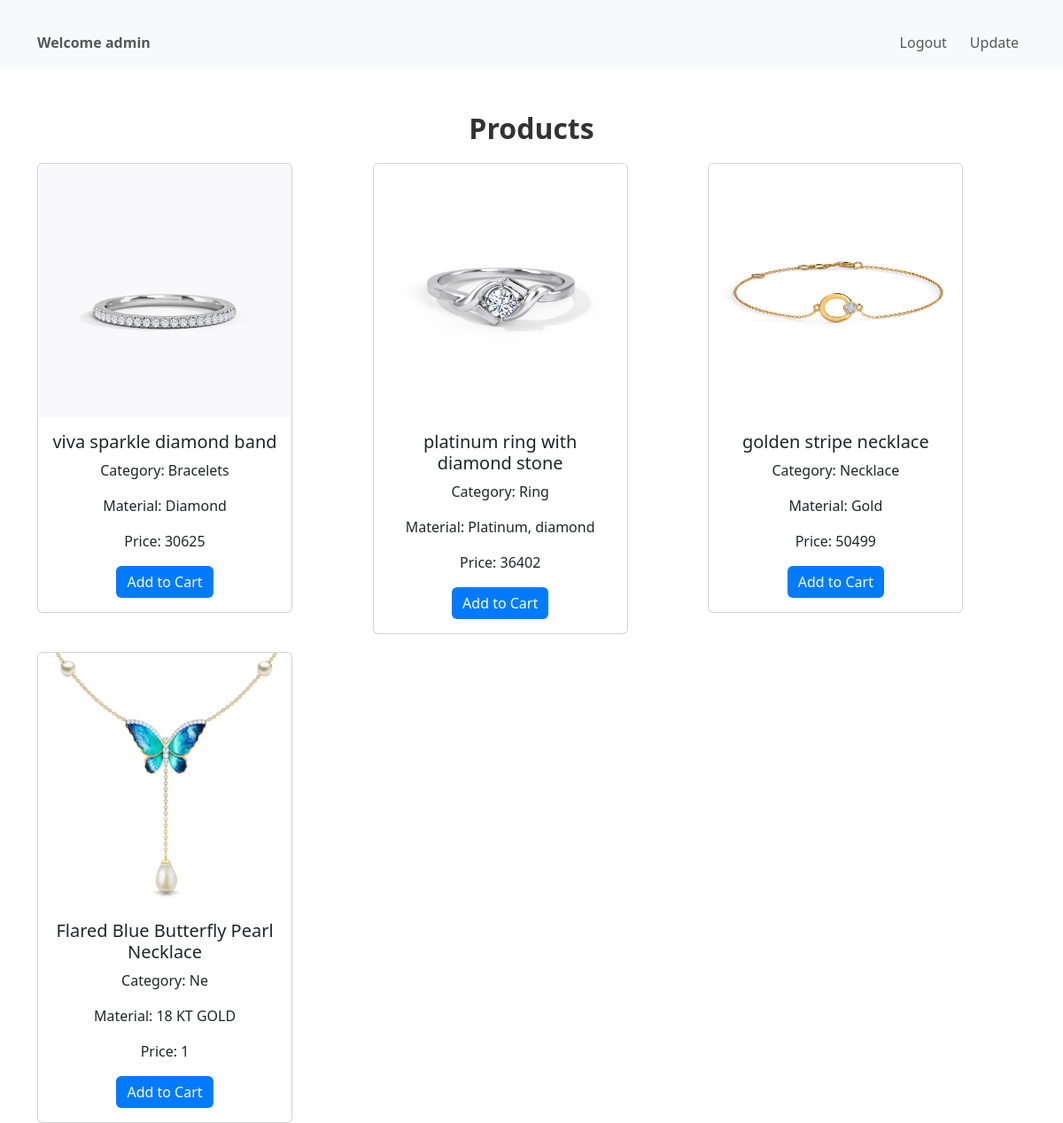
The app's page /cust_dashboard/ (signed in) with its own data.
### jewelleryapp/models.py (models this page shows, shortened)
class products(models.Model):
    product_name = models.CharField(max_length=50)
    price = models.IntegerField()
    material = models.CharField(max_length=20)
    category = models.CharField(max_length=20)
    image = models.ImageField(upload_to='images/',blank=True)

### jewelleryapp/views.py (the view)
# urls.py: path('cust_dashboard/', views.cust_dashboard, name='cust_dashboard'),
def cust_dashboard(request):
    id=request.session['id']
    username= request.session['username']
    productsview = products.objects.all()
    return render(request,'cust_dashboard.html',{'id':id,'username':username,'productsview':productsview})

### templates/cust_dashboard.html (shortened to what this page needs)
<!DOCTYPE html>
<html lang="en">
<head>
    <link href="https://cdn.jsdelivr.net/npm/bootstrap@5.3.0-alpha1/dist/css/bootstrap.min.css" rel="stylesheet">
</head>
<body>
    <nav class="navbar navbar-expand-lg navbar-light bg-light">
        <div class="container">
            <div class="navbar-text">Welcome {{ username }}</div>
            <div class="collapse navbar-collapse" id="navbarNav">
                <ul class="navbar-nav ms-auto">
                    <li class="nav-item">
                        <a class="nav-link" href="/cust_logout/">Logout</a>
                    </li>
                    <li class="nav-item">
                        <a class="nav-link" href="{% url 'cust_update' id %}">Update</a>
                    </li>
                </ul>
            </div>
        </div>
    </nav>
    <div class="container">
        <h2 class="text-center">Products</h2>
        <div class="product-grid">
            {% for i in productsview %}
            <div class="product-item">
                <div class="card" style="width: 18rem;">
                    <img src="{{ i.image.url }}" class="card-img-top" alt="img">
                    <div class="card-body">
                        <h5 class="card-title">{{ i.product_name }}</h5>
                        <p class="card-text">Category: {{ i.category }}</p>
                        <p class="card-text">Material: {{ i.material }}</p>
                        <p class="card-text">Price: {{ i.price }}</p>
                        <a href="# "class="btn btn-primary">Add to Cart</a>
                    </div>
                </div>
            </div>
            {% endfor %}
        </div>
    </div>
</body>
</html>

### templates/cust_dashboard.html (style rules this page uses)
.navbar-text { margin-right: 20px; font-weight: bold; }
.navbar-nav .nav-link { margin-left: 10px; }
.container { padding-top: 20px; }
h2 { margin-top: 30px; margin-bottom: 20px; font-weight: bold; color: #333; }
.product-grid { display: grid; grid-template-columns: repeat(3, 1fr); gap: 20px; }
.product-item { text-align: center; }
img { max-width: 100%; max-height: 100%; object-fit: cover; }
.btn-primary { background-color: #007bff; color: #fff; border: none; }

### records on screen
products: image (picture), product_name "viva sparkle diamond band", category "Bracelets", material "Diamond", price "30625"
products: image (picture), product_name "platinum ring with diamond stone", category "Ring", material "Platinum, diamond", price "36402"
products: image (picture), product_name "golden stripe necklace", category "Necklace", material "Gold", price "50499"
products: image (picture), product_name "Flared Blue Butterfly Pearl Necklace", category "Ne", material "18 KT GOLD", price "1"

### other values on screen
{{ username }} "admin"
